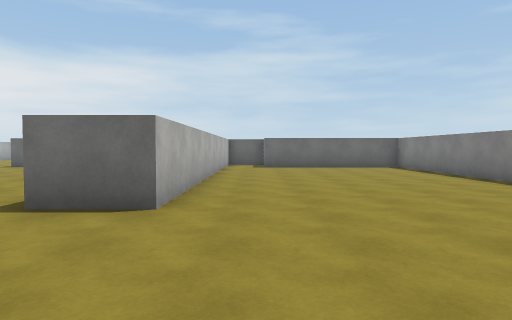
[1] (above)

20 first-person views from a walk through a Unity game level. The camera is 1.4 m above the floor, tilts 2° down and sees 75° across. The floor is counted in squares, 2 m on a side. Each view is taken from the middle of a square. On the plan, view 1 faces up. The plan holds only what a view shows up to about 10 squares ahead; the rest is blank. The place goes on beyond the plan. Surface patterns are stand-ins for the level's own textures.

[2]
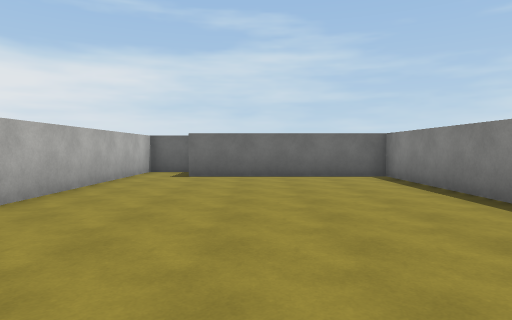

[3]
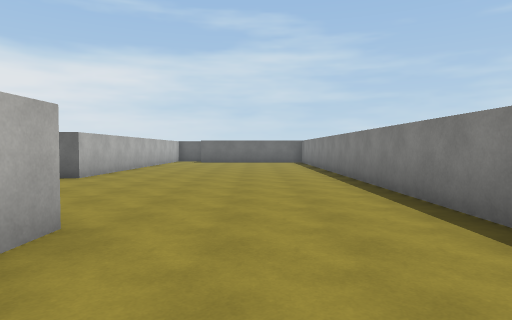

[4]
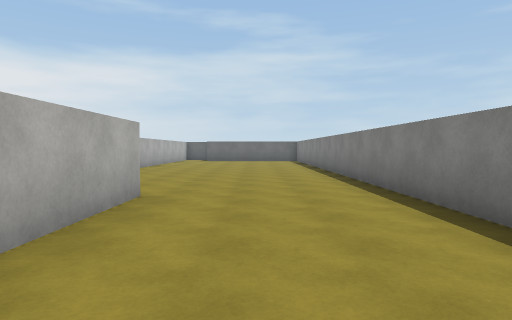

[5]
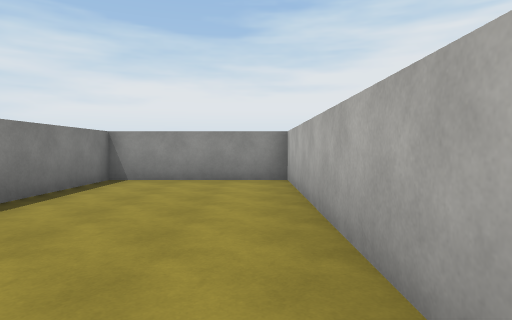

[6]
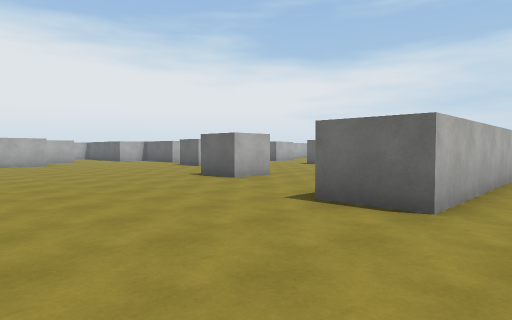

[7]
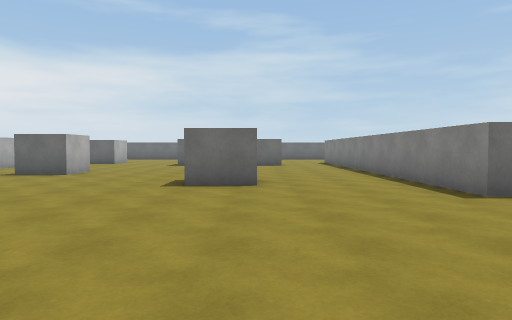

[8]
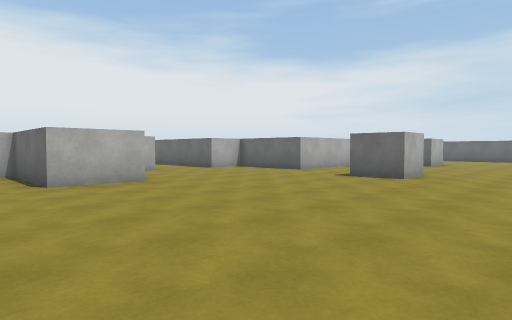

[9]
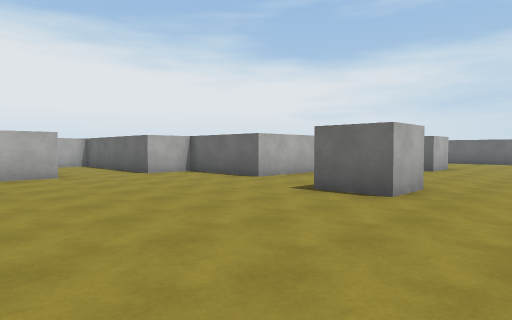

[10]
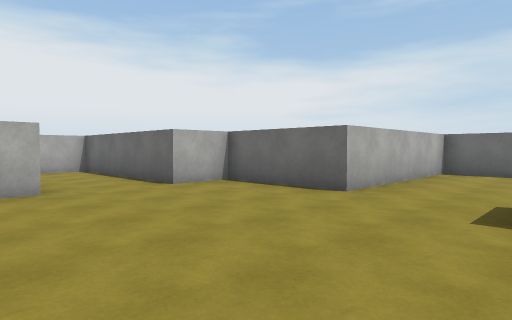

[11]
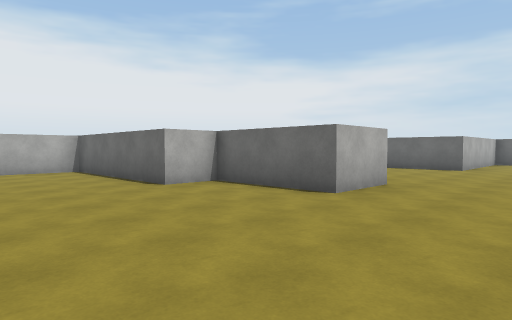

[12]
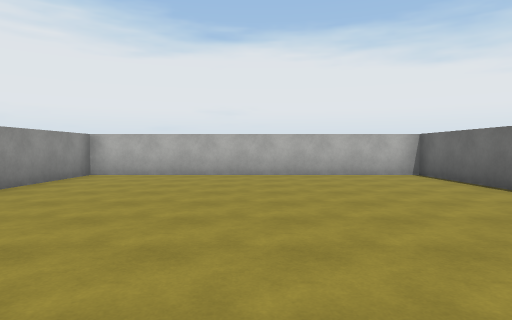

[13]
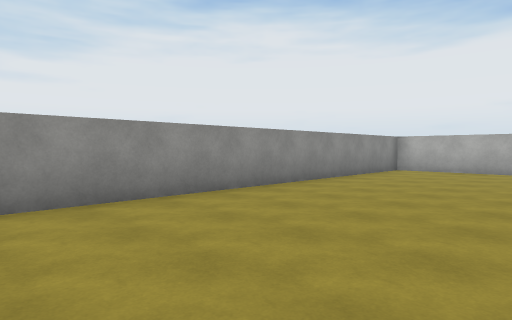

[14]
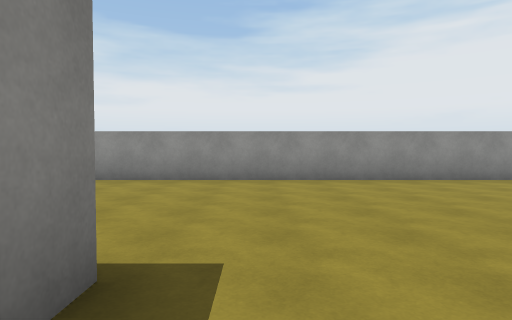

[15]
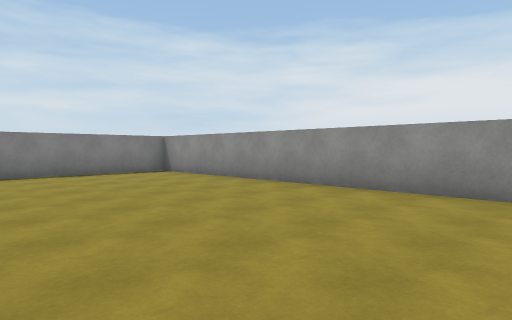

[16]
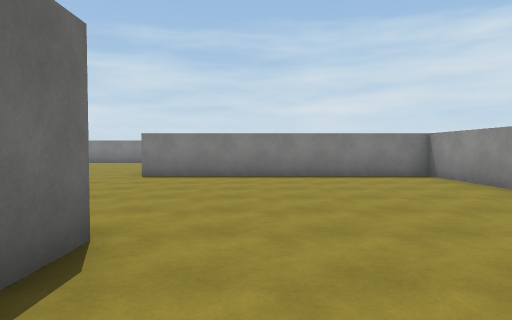

[17]
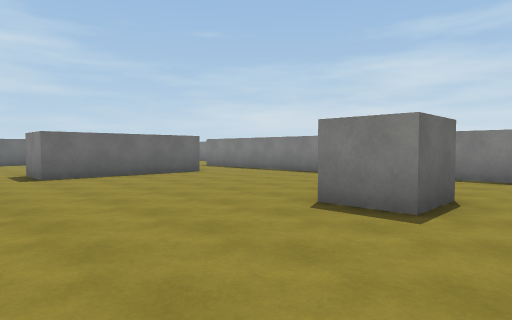

[18]
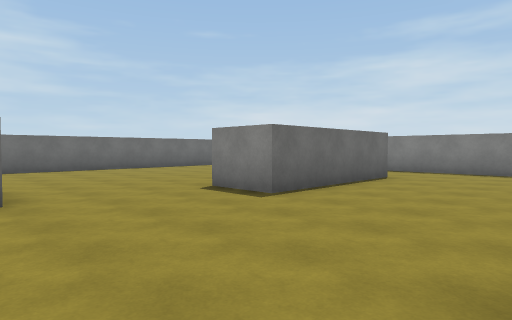

[19]
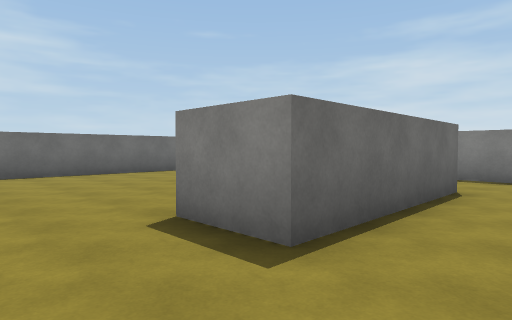

[20]
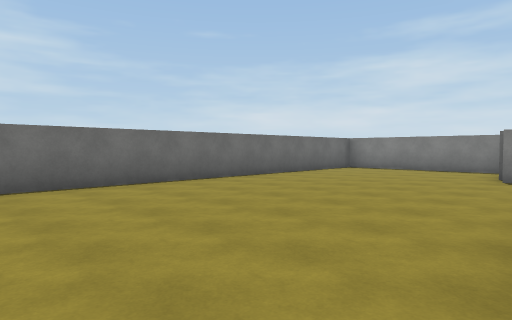

### Floor plan
Points are (right, up) in squares from view 1. A wall is a line through its corners. A room is listed if a view was taken in it or the views show most of it. See-through windows are left out.
Room 1 (views 1, 2, 3, 4, 5, 6, 7, 8, 9, 10, 11, 12, 13, 14, 15, 16, 17, 18, 19, 20)
walls: (-6, 6.5) (-6, 5.3) (-7.3, 5.3) (-7.3, 6.6); (-11, 9.1) (-11, 7.8) (-12.4, 7.8); (-8.4, -2.7) (-9.4, -2.7); (-14.8, 3.5) (-14.8, 1.6) (-17.8, 1.6) (-17.8, 0.3) (-22.7, 0.3) (-22.7, -8.3) (-2.6, -8.3) (-2.6, -1.1); (-11.2, -2.8) (-11.2, -2); (-4.9, 12.5) (-9.2, 12.5) (-9.2, 14); (-17.8, 5.2) (-17.8, 4.1); (1.3, -1) (1.3, -8.3) (5.3, -8.3) (5.3, -5.1); (-12.2, 13.9) (-14.8, 13.9) (-14.8, 8.9) (-17.8, 8.9) (-17.8, 7.5) (-22.7, 7.5) (-22.7, 6.2); (0, 13.9) (-1.1, 13.9) (-1.1, 3.8) (-2.6, 3.8) (-2.6, 13.1); (0.3, 15.8) (0.3, 16.9); (5.3, -3.1) (5.3, 12.5) (0.2, 12.5); (-3.1, 20.3) (-11.5, 20.3)

Positions as (right, up) in squares from view 1, and headings:
1: (0, 0), facing up
2: (2, 4), facing up
3: (3, -4), facing up
4: (3, -6), facing up
5: (2, -1), facing down
6: (0, 0), facing up-left
7: (-6, -1), facing up
8: (-8, 0), facing up-left
9: (-9, 3), facing up-left
10: (-12, 4), facing up-left
11: (-12, -3), facing up-left
12: (-14, -4), facing left
13: (-12, -4), facing down-left
14: (-12, -1), facing down
15: (-12, -3), facing down-right
16: (-11, -4), facing right
17: (-11, 4), facing up-right
18: (-13, 9), facing up-right
19: (-11, 11), facing up-right
20: (-11, 14), facing up-right
